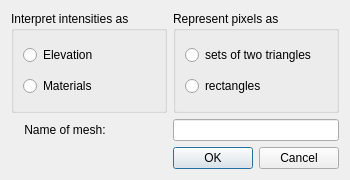
<?xml version="1.0" encoding="UTF-8"?>
<ui version="4.0">
 <class>MeshFromRaster</class>
 <widget class="QDialog" name="MeshFromRaster">
  <property name="geometry">
   <rect>
    <x>0</x>
    <y>0</y>
    <width>350</width>
    <height>180</height>
   </rect>
  </property>
  <property name="windowTitle">
   <string>Create mesh from raster...</string>
  </property>
  <layout class="QGridLayout" name="gridLayout">
   <item row="2" column="1">
    <widget class="QDialogButtonBox" name="buttonBox">
     <property name="orientation">
      <enum>Qt::Horizontal</enum>
     </property>
     <property name="standardButtons">
      <set>QDialogButtonBox::Cancel|QDialogButtonBox::Ok</set>
     </property>
    </widget>
   </item>
   <item row="0" column="0">
    <widget class="QGroupBox" name="interpretationGroupBox">
     <property name="title">
      <string>Interpret intensities as</string>
     </property>
     <layout class="QVBoxLayout" name="verticalLayout">
      <item>
       <widget class="QRadioButton" name="elevationButton">
        <property name="text">
         <string>Elevation</string>
        </property>
       </widget>
      </item>
      <item>
       <widget class="QRadioButton" name="materialButton">
        <property name="text">
         <string>Materials</string>
        </property>
       </widget>
      </item>
     </layout>
    </widget>
   </item>
   <item row="0" column="1">
    <widget class="QGroupBox" name="elementTypeGroupBox">
     <property name="title">
      <string>Represent pixels as</string>
     </property>
     <layout class="QVBoxLayout" name="verticalLayout_2">
      <item>
       <widget class="QRadioButton" name="triButton">
        <property name="text">
         <string>sets of two triangles</string>
        </property>
       </widget>
      </item>
      <item>
       <widget class="QRadioButton" name="quadButton">
        <property name="text">
         <string>rectangles</string>
        </property>
       </widget>
      </item>
     </layout>
    </widget>
   </item>
   <item row="2" column="0">
    <spacer name="horizontalSpacer">
     <property name="orientation">
      <enum>Qt::Horizontal</enum>
     </property>
     <property name="sizeHint" stdset="0">
      <size>
       <width>40</width>
       <height>20</height>
      </size>
     </property>
    </spacer>
   </item>
   <item row="1" column="0">
    <widget class="QLabel" name="mshNameLabel">
     <property name="layoutDirection">
      <enum>Qt::LeftToRight</enum>
     </property>
     <property name="text">
      <string>    Name of mesh:</string>
     </property>
     <property name="alignment">
      <set>Qt::AlignLeading|Qt::AlignLeft|Qt::AlignVCenter</set>
     </property>
    </widget>
   </item>
   <item row="1" column="1">
    <widget class="QLineEdit" name="mshNameEdit"/>
   </item>
  </layout>
 </widget>
 <resources/>
 <connections>
  <connection>
   <sender>buttonBox</sender>
   <signal>accepted()</signal>
   <receiver>MeshFromRaster</receiver>
   <slot>accept()</slot>
   <hints>
    <hint type="sourcelabel">
     <x>248</x>
     <y>254</y>
    </hint>
    <hint type="destinationlabel">
     <x>157</x>
     <y>274</y>
    </hint>
   </hints>
  </connection>
  <connection>
   <sender>buttonBox</sender>
   <signal>rejected()</signal>
   <receiver>MeshFromRaster</receiver>
   <slot>reject()</slot>
   <hints>
    <hint type="sourcelabel">
     <x>316</x>
     <y>260</y>
    </hint>
    <hint type="destinationlabel">
     <x>286</x>
     <y>274</y>
    </hint>
   </hints>
  </connection>
 </connections>
</ui>
